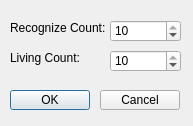
<?xml version="1.0" encoding="UTF-8"?>
<ui version="4.0">
 <class>setrecognizecount</class>
 <widget class="QDialog" name="setrecognizecount">
  <property name="geometry">
   <rect>
    <x>0</x>
    <y>0</y>
    <width>193</width>
    <height>126</height>
   </rect>
  </property>
  <property name="windowTitle">
   <string>Dialog</string>
  </property>
  <widget class="QSpinBox" name="spinBox">
   <property name="geometry">
    <rect>
     <x>110</x>
     <y>20</y>
     <width>71</width>
     <height>22</height>
    </rect>
   </property>
   <property name="minimum">
    <number>1</number>
   </property>
   <property name="maximum">
    <number>10</number>
   </property>
   <property name="value">
    <number>10</number>
   </property>
  </widget>
  <widget class="QSpinBox" name="spinBox_2">
   <property name="geometry">
    <rect>
     <x>110</x>
     <y>50</y>
     <width>71</width>
     <height>22</height>
    </rect>
   </property>
   <property name="minimum">
    <number>1</number>
   </property>
   <property name="maximum">
    <number>10</number>
   </property>
   <property name="value">
    <number>10</number>
   </property>
  </widget>
  <widget class="QLabel" name="label">
   <property name="geometry">
    <rect>
     <x>10</x>
     <y>20</y>
     <width>101</width>
     <height>16</height>
    </rect>
   </property>
   <property name="text">
    <string>Recognize Count:</string>
   </property>
  </widget>
  <widget class="QLabel" name="label_2">
   <property name="geometry">
    <rect>
     <x>10</x>
     <y>50</y>
     <width>91</width>
     <height>16</height>
    </rect>
   </property>
   <property name="text">
    <string>Living Count:</string>
   </property>
  </widget>
  <widget class="QPushButton" name="okBtn">
   <property name="geometry">
    <rect>
     <x>10</x>
     <y>90</y>
     <width>80</width>
     <height>20</height>
    </rect>
   </property>
   <property name="text">
    <string>OK</string>
   </property>
  </widget>
  <widget class="QPushButton" name="cancelBtn">
   <property name="geometry">
    <rect>
     <x>100</x>
     <y>90</y>
     <width>80</width>
     <height>20</height>
    </rect>
   </property>
   <property name="text">
    <string>Cancel</string>
   </property>
  </widget>
 </widget>
 <resources/>
 <connections/>
</ui>
